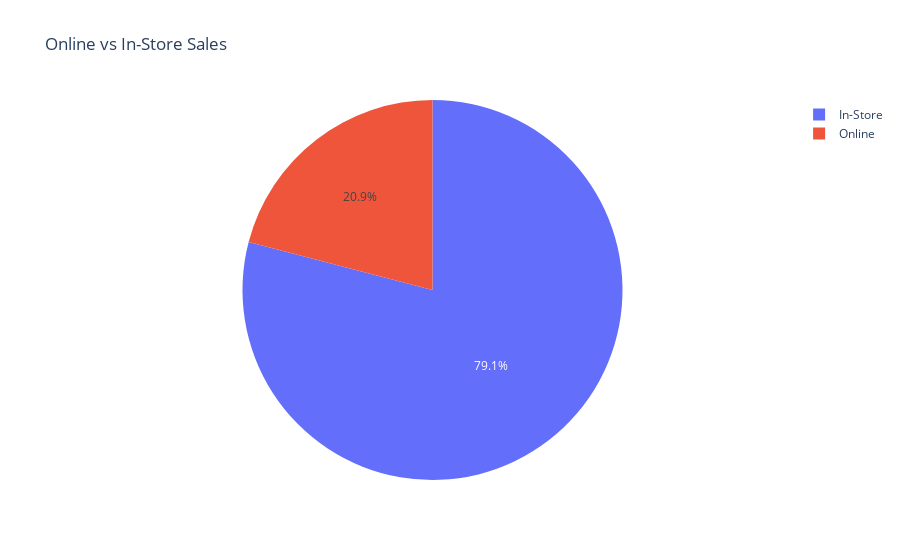

Notebook cell for this chart:
### Code cell
# and the corresponding pie chart :
px_pie_chart = px.pie(df, names = "OnlineVsInstore", title = "Online vs In-Store Sales")
px_pie_chart.show()

### Figure 1 — Plotly figure (JSON) as saved in the notebook; plotly's stock layout.template omitted (floating-point values rounded to 4 significant figures; data arrays with more than 128 entries replaced by an {"elided": "..."} marker saying what was removed)
{"data": [{"domain": {"x": [0, 1], "y": [0, 1]}, "hovertemplate": "OnlineVsInstore=%{label}<extra></extra>", "labels": {"elided": "62884 str values"}, "legendgroup": "", "name": "", "showlegend": true, "type": "pie"}], "layout": {"legend": {"tracegroupgap": 0}, "title": {"text": "Online vs In-Store Sales"}}}
